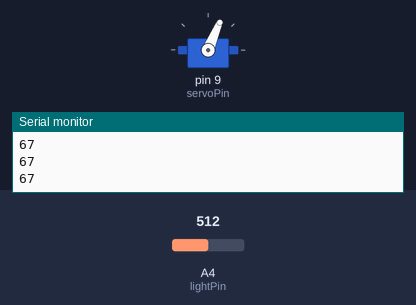
The sketch below on a simulated Arduino Uno, built with avr-gcc and run on an emulated ATmega328P. Parts: servo, the last lines printed to the serial monitor. The inputs (shaded band) are chosen by the test bench; at power-on: A4 (lightPin) = 512.

Above: at 1.2 s.
1.3 s: A4 (lightPin) set to 716
At 2.0 s:
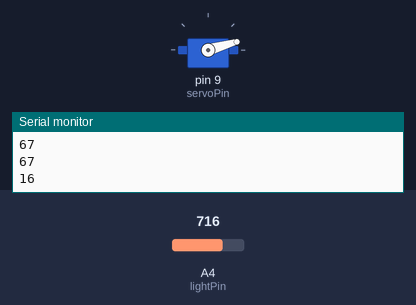
3.2 s: A4 (lightPin) set to 306
At 4.0 s:
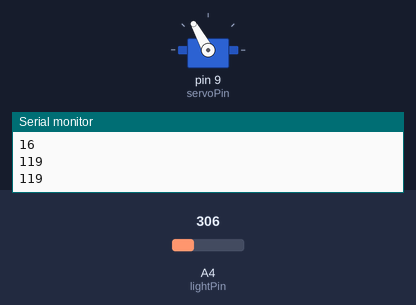
5.0 s: A4 (lightPin) set to 122
At 6.1 s:
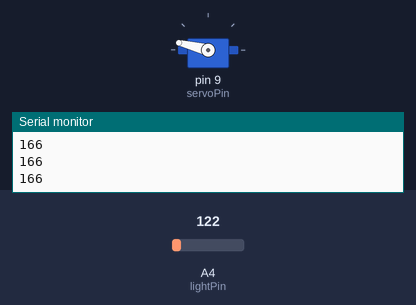
6.7 s: A4 (lightPin) set to 0
At 8.1 s:
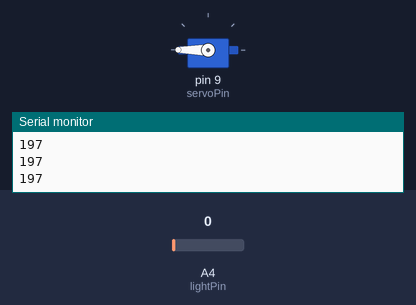
Timing chart, 0 to 9.5 s (numbered marks = the images above; inputs shaded):
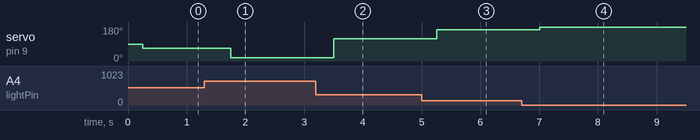

Measured:
- after the input at 1.3 s, servo on pin 9 (servoPin): 67° → 16° after 0.45 s
- after the input at 3.2 s, servo on pin 9 (servoPin): 16° → 119° after 0.30 s
- after the input at 5.0 s, servo on pin 9 (servoPin): 119° → 166° after 0.26 s
- after the input at 6.7 s, servo on pin 9 (servoPin): 166° → 180° after 0.31 s

The sketch:

LightReadingSensor.ino
```cpp
#include <Servo.h>

int lightVal;
int lightPin=A4;
int dt=250;
Servo myservo;
int servoPin=9;
int angle=0;

void setup() {
  // put your setup code here, to run once:
Serial.begin(9600);
pinMode(lightPin,INPUT);
pinMode(servoPin,OUTPUT);
myservo.attach(servoPin);
}

void loop() {
  // put your main code here, to run repeatedly:
lightVal=analogRead(lightPin);

delay(dt);
angle=(-0.253)*(lightVal-780);
myservo.write(angle);
Serial.println(angle);
}
```
